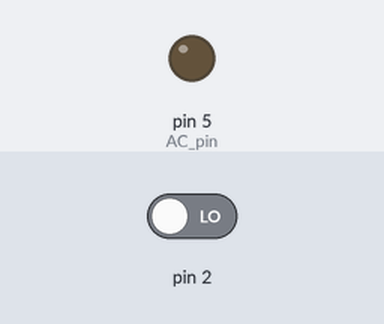
Recording of a sketch running on a simulated Arduino Uno, built with avr-gcc and run on an emulated ATmega328P. Parts: output pins drawn as LEDs (lit = HIGH). The test bench sets the inputs (shaded band); at power-on: pin 2 LOW.

Above: at 1.2 s.
1.3 s: pin 2 driven HIGH
At 2.7 s:
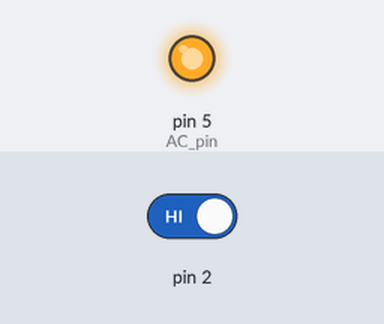
Timing chart, 0 to 4.3 s (numbered marks = the images above; inputs shaded):
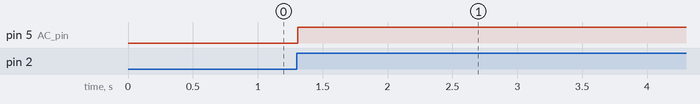

The sketch:

Home_Automation.ino
```cpp
#include "IRremote.h"

int receiver = 3;
IRrecv irrecv(receiver);
decode_results results;

#include <TimerOne.h>

volatile int i=0;               // Variable to use as a counter
volatile boolean zero_cross=0;  // Boolean to store a "switch" to tell us if we have crossed zero
int AC_pin = 5;                 // Output to Opto Triac
int dim2 = 0;                   // led control
int dim = 128;                  // Dimming level (0-128)  0 = on, 128 = 0ff
int freqStep = 75;    // This is the delay-per-brightness step in microseconds.

void setup() {
  irrecv.enableIRIn(); // Start the IR receiver (classic remote)
  pinMode(AC_pin, OUTPUT);                          // Set the Triac pin as output
  attachInterrupt(0, zero_cross_detect, RISING);    // Attach an Interupt to Pin 2 (interupt 0) for Zero Cross Detection
  Timer1.initialize(freqStep);                      // Initialize TimerOne library for the freq we need
  Timer1.attachInterrupt(dim_check, freqStep);
}
void zero_cross_detect()
{
  zero_cross = true;               // set the boolean to true to tell our dimming function that a zero cross has occured
  i=0;
  digitalWrite(AC_pin, LOW);
}
// Turn on the TRIAC at the appropriate time
void dim_check()
{
  if(zero_cross == true) {
    if(i>=dim) {
      digitalWrite(AC_pin, HIGH);  // turn on light
      i=0;  // reset time step counter
      zero_cross=false;    // reset zero cross detection
    }
    else {
      i++;  // increment time step counter
}}}
void translateIR() // takes action based on IR code received
{
  switch(results.value)
  {
  case 33464415:
    {
    if (dim<127)
   {
    dim = dim + 8;
    if (dim>127)
    {
      dim=128; // in vechiul sketch era 127
    }
    }}

    break;

  case 33448095:
    {

      {
  if (dim>5)
  {
     dim = dim - 8;
  if (dim<0)
    {
      dim=0;  // in vechiul sketch era 1
    } }}}
    break;
  }}

void loop() {
 if (irrecv.decode(&results)) // have we received an IR signal?
  {
    translateIR();
    irrecv.resume(); // receive the next value
  }

}
```

Measured:
- after the input at 1.3 s, pin 5 (AC_pin): LOW → HIGH at once
